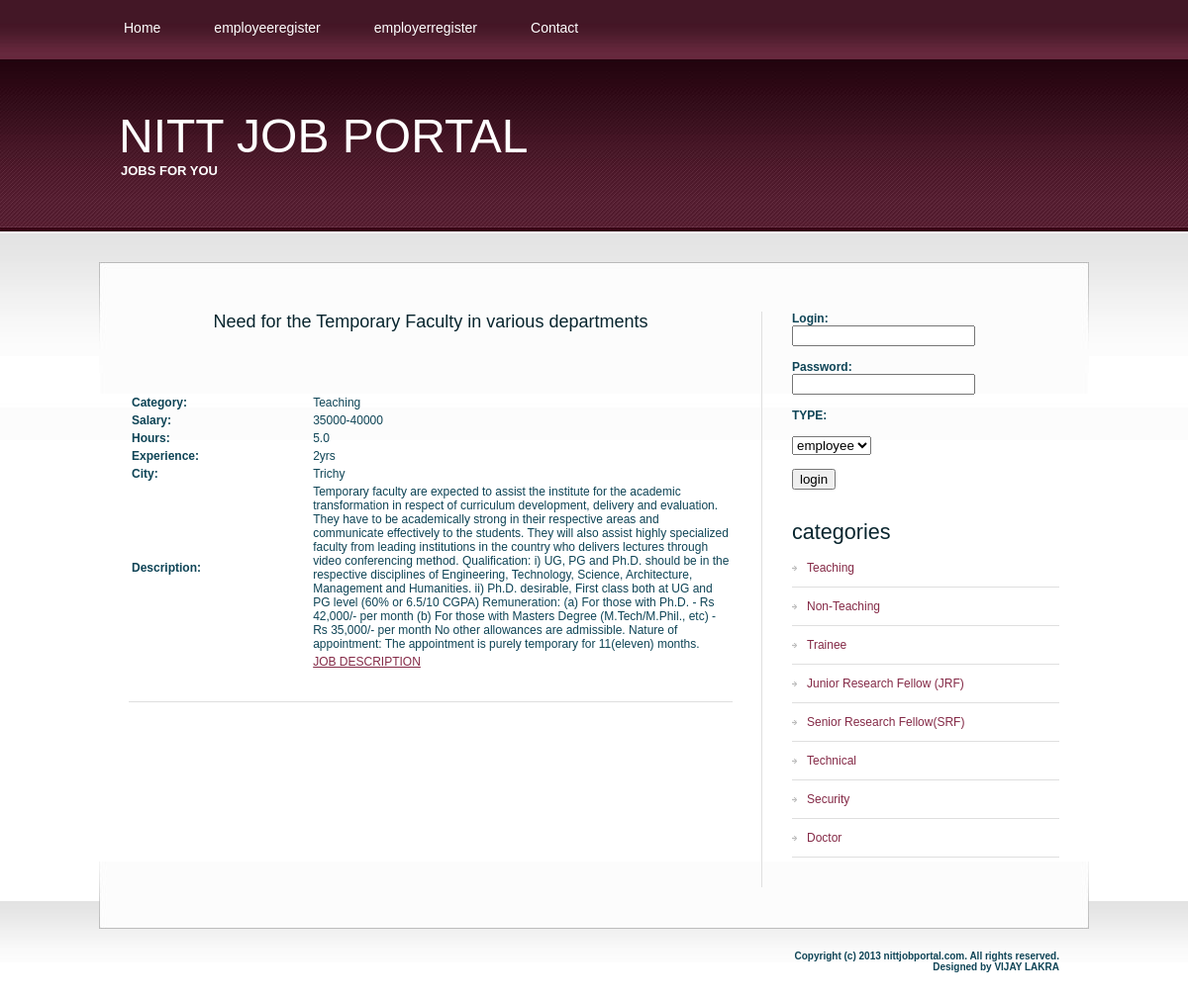
Page /job_details.php?id=1001 on the committed database.
### tables this page shows
CREATE TABLE `jobs` (
  `j_id` int(4) NOT NULL auto_increment,
  `j_category` varchar(40) NOT NULL,
  `j_owner_name` varchar(30) NOT NULL,
  `j_title` varchar(90) NOT NULL,
  `j_hours` float(3,1) NOT NULL,
  `j_salary` varchar(20) NOT NULL,
  `j_experience` varchar(8) NOT NULL,
  `j_discription` varchar(1500) NOT NULL,
  `j_city` varchar(20) NOT NULL,
  `j_document` longtext NOT NULL,
  `j_active` int(1) NOT NULL default '0',
  PRIMARY KEY  (`j_id`)
);

CREATE TABLE `categories` (
  `cat_id` int(4) NOT NULL auto_increment,
  `cat_nm` varchar(30) NOT NULL,
  PRIMARY KEY  (`cat_id`)
);

### job_details.php (the view, shortened to what this page needs)
<?php session_start();
	$link=mysql_connect("localhost","jobportal","123") or die("cant connect");
	$q = "select * from jobs where j_id =".$_GET['id'];
	$res = mysql_query($q,$link) or die("Wrong Query");
	$row = mysql_fetch_assoc($res);
?>
<!DOCTYPE html PUBLIC "-//W3C//DTD XHTML 1.0 Strict//EN" "http://www.w3.org/TR/xhtml1/DTD/xhtml1-strict.dtd">
<html xmlns="http://www.w3.org/1999/xhtml">
<head>
<?php
include("includes/head.inc.php");
?>
</head>
<body>
<div id="header-wrapper">
	<div id="header">
	<div id="menu">
		<?php
		include("includes/menu.inc.php");
		?>
		</div>
	</div>
</div>
<div id="logo">
	<?php
	include("includes/logo.inc.php");
	?>
	</div>
<div id="wrapper">
	<div id="page">
		<div id="page-bgtop">
			<div id="content">
				<div class="post">
					<h2 class="title"><center><?php echo $row['j_title']; ?></center></h2>
					<p class="meta"></p>
					<div class="entry">
						<table width="100%" border="0">
						<?php
						echo '<tr><td width="30%"><b>Category:</b><br><td>'.$row['j_category'].'</td></tr>
								<tr><td><b>Salary:</b></td><td>'.$row['j_salary'].'</td></tr>
								<tr><td><b>Hours:</b></td><td>'.$row['j_hours'].'</td></tr>
								<tr><td><b>Experience:</b></td><td>'.$row['j_experience'].'</td></tr>
								<tr><td><b>City:</b></td><td>'.$row['j_city'].'</td></tr>
								<tr><td><b>Description:</b></td><td>'.$row['j_discription'].'</tr>
                                                                 <tr><td><td><a href="'.$row['j_document'].'">JOB DESCRIPTION</a></tr>
								';
						?>
						<br>
						<br>
						</table>
					</div>
				</div>
			</div>
			<div id="sidebar">
			<?php
		include("includes/sidebar.inc.php");
		?>
			</div>
			<div style="clear: both;">&nbsp;</div>
		</div>
	</div>
</div>
<div id="footer-bgcontent">
	<div id="footer">
		<?php
		include("includes/footer.inc.php");
		?>
	</div>
</div>
</body>
</html>

### includes/head.inc.php (shortened to what this page needs)
<link type="text/css" rel="stylesheet" media="all" href="style.css">

### includes/menu.inc.php (shortened to what this page needs)
<ul>
		<li><a href="index.php" class="first">Home</a></li>
		<?php
				if(!isset($_SESSION['employee']))
				{
					echo '<li><a href="employeeregister.php">employeeregister</a></li>';
				}
		?>
		<?php
				if(!isset($_SESSION['employer']))
				{
					echo '<li><a href="employerregister.php">employerregister</a></li>';
				}
		?>
				<li><a href="contact.php">Contact</a></li>
</ul>

### includes/logo.inc.php
<h1><a href="#">NITT JOB PORTAL</a></h1>
<p>JOBS FOR YOU</p>

### includes/sidebar.inc.php (shortened to what this page needs)
<ul>
					<li>
					<?php
				if(isset($_SESSION['status']))
				{
					echo '<h2 class="title">Hello '.$_SESSION['unm'].'!</h2>';
				}
				else
				{
				     	echo'
						<form action="process_login.php" method=POST>
						<b>Login:</b><br> <input type="text" name="unm" >
						<br>
						<br>
						<b>Password:</b><br><input type="password" name="pwd">
						<br>
						<br>
						<b>TYPE:<br><br><select name="cat">
										<option> employee
										<option> employer
										</select>
						<br>
						<br>
						<b><input type="submit" value="login">
						</form>
					';
				}
				?>
		</li>
				<li>
						<h2>categories </h2>
						<ul>
					<?php
						$link=mysql_connect("localhost","jobportal","123")or die("can not connect");
						$q="select * from categories";
						$res=mysql_query($q,$link) or die("cant connect");
						while($row=mysql_fetch_assoc($res))
						{
							echo '<li><a href="jobs_by_category.php?cat='.$row['cat_nm'].'">'.$row['cat_nm'].'</a></li>';
						}
					?>
						</ul>
					</li>
				</ul>

### includes/footer.inc.php
<p>Copyright (c) 2013 nittjobportal.com. All rights reserved. <br />
			Designed by VIJAY LAKRA</p>

### style.css (style rules this page uses)
body { margin: 0px; padding: 0; background: url(images/img01.jpg) repeat-x left top; font-family: Arial, Helvetica, sans-serif; font-size: 12px; color: #0E4456; }
h1, h2, h3 { margin: 0; font-weight: normal; color: #08252E; }
h1 { font-size: 44px; }
h2 { font-size: 18px; }
p, ul, ol { margin-top: 0; line-height: 220%; text-align: justify; }
a { color: #842946; }
#wrapper { margin: 0px; padding: 30px 0px 0px 0px; }
#header-wrapper { margin: 0px; padding: 0px; }
#header { width: 1000px; height: 60px; margin: 0 auto; }
#menu { float: left; width: 690px; height: 60px; }
#menu ul { margin: 0px; padding: 0px; list-style: none; line-height: normal; }
#menu li { display: block; float: left; }
#menu a { display: block; float: left; height: 40px; margin-right: 4px; padding: 20px 25px 0px 25px; text-decoration: none; font-family: Arial, Helvetica, sans-serif; font-size: 14px; color: #FFFFFF; }
#menu .first { background: none; }
#page { width: 1000px; margin: 0 auto; padding: 0px; background: url(images/img04.jpg) no-repeat left bottom; }
#page-bgtop { padding: 50px 30px 0px 30px; background: url(images/img05.jpg) no-repeat left top; }
#logo { width: 1000px; height: 175px; margin: 0 auto; }
#logo h1, #logo p { margin: 0px; line-height: normal; font-weight: normal; color: #FFFFFF; }
#logo p { padding-left: 22px; font-size: 13px; font-weight: bold; color: #FFFFFF; }
#logo h1 { padding-left: 20px; padding-top: 50px; font-size: 48px; }
#logo a { text-decoration: none; color: #FFFFFF; }
#logo h1 a { text-decoration: none; color: #FFFFFF; }
#content { float: left; width: 610px; }
.post { margin-bottom: 45px; border-bottom: 1px solid #DFDFDF; }
.post .title { height: 30px; color: #08252E; }
.post .meta { margin-left: 2px; padding: 2px 30px 2px 16px; font-family: Arial, Helvetica, sans-serif; font-weight: normal; font-size: 10px; color: #66665E; }
.post .entry { padding: 10px 0 30px 0; }
#sidebar { float: right; width: 300px; font-family: Arial, Helvetica, sans-serif; font-size: 12px; border-left: 1px solid #DFDFDF; }
#sidebar ul { margin: 0px 0px 0px 30px; padding: 0; list-style: none; line-height: normal; }
#sidebar li { margin-bottom: 30px; }
#sidebar li ul { margin: 0px; padding: 0px; }
#sidebar li li { margin: 0; padding: 12px 0px 12px 15px; border-bottom: 1px solid #DFDFDF; background: url(images/img09.jpg) no-repeat left 17px; }
#sidebar li li a { font-weight: normal; }
#sidebar h2 { height: 30px; font-size: 1.8em; font-weight: normal; }
#sidebar a { text-align: left; text-decoration: none; font-weight: bold; }
#footer-bgcontent { margin: 0px; padding: 0px; height: 70px; background: url(images/img02.jpg) repeat-x left top; }
#footer { width: 1000px; height: 49px; margin: 0 auto; padding-top: 50px; background: url(images/img03.jpg) no-repeat left top; }
#footer p { margin: 0; padding-right: 30px; text-align: right; line-height: normal; font-size: 10px; }

### rows in the picture
jobs: j_title "Need for the Temporary Faculty in various departments", j_category "Teaching", j_salary "35000-40000", j_hours "5.0", j_experience "2yrs", j_city "Trichy", j_discription "Temporary faculty are expected to assist the institute for the academic transformation in respect of curriculum development, delivery and evaluation. They have to be academically strong in their respective areas and communicate effectively to the students. They will also assist highly specialized faculty from leading institutions in the country who delivers lectures through video conferencing method. Qualification: i) UG, PG and Ph.D. should be in the respective disciplines of Engineering, Technology, Science, Architecture, Management and Humanities. ii) Ph.D. desirable, First class both at UG and PG level (60% or 6.5/10 CGPA) Remuneration: (a) For those with Ph.D. - Rs 42,000/- per month…"
categories: cat_nm "Teaching"
categories: cat_nm "Non-Teaching"
categories: cat_nm "Trainee"
categories: cat_nm "Junior Research Fellow (JRF)"
categories: cat_nm "Senior Research Fellow(SRF)"
categories: cat_nm "Technical"
categories: cat_nm "Security"
categories: cat_nm "Doctor"
